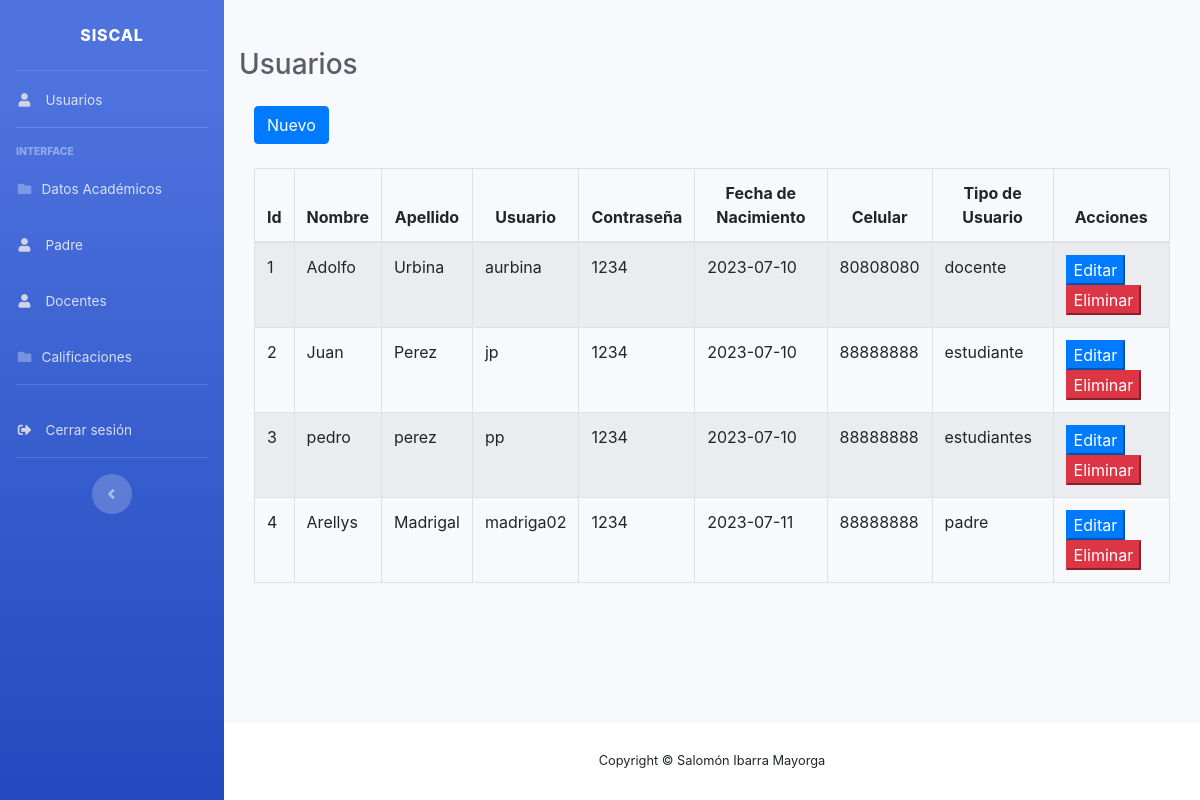
The page / (signed in) on the database its author committed.
### tables this page shows
CREATE TABLE `usuario` (
  `idUsuario` int NOT NULL AUTO_INCREMENT,
  `Pnombre` varchar(45) NOT NULL,
  `Papellido` varchar(45) NOT NULL,
  `Usuario` varchar(45) DEFAULT NULL,
  `Contra` varchar(45) DEFAULT NULL,
  `fecha_nacimiento` date NOT NULL,
  `Celular` varchar(45) DEFAULT NULL,
  `Tipo_usuario` varchar(45) NOT NULL,
  PRIMARY KEY (`idUsuario`)
);

### modelos/usuarios.php (called while the page is built, shortened)
<?php
include_once "gestion.bd.php";
class usuarios
{
    private $objeto;
    public function __construct(){
        $this->objeto = new conexion();
    }
    public function readUsuario(){
       return $this->objeto->consultar("select * from Usuario;");
    }
}

### modelos/gestion.bd.php (called while the page is built, shortened)
<?php
class conexion
{
    private $server;
    private $user;
    private $pwd;
    private $bd;
    function __construct()
    {
        $this->server = 'localhost';
        $this->user = 'root';
        $this->bd = 'isim_sc';
        $this->pwd = 'cookies';
    }
    public function conectar()
    {
        $this->mysqli = new mysqli($this->server, $this->user, $this->pwd, $this->bd);
        if ($this->mysqli->connect_errno) {
            echo "No se pudo conectar con la base de datos: " . $this->mysqli->connect_error;
            return 0;
        } else {
            return $this->mysqli;
        }
    }
    public function consultar($query)
    {
        $result = mysqli_query($this->conectar(), $query);
        return $result;
    }
}

### index.php (the view, shortened to what this page needs)
<?php
include_once "assets/cabecera.php";
include_once "modelos/usuarios.php";
?>
<div id="wrapper">
    <?php include_once "assets/menu.php"; ?>
    <div id="content-wrapper" class="d-flex flex-column">
        <div id="content">
            <div class="container-fluid">
                <div class="d-sm-flex align-items-center justify-content-between mb-4">
                    <h1 class="h3 mb-0 text-gray-800 mt-5">Usuarios</h1>
                </div>
                <div class="container">
                    <div class="row">
                        <div class="col-lg-12">
                            <button id="btnNuevo" class="btn btn-primary" data-toggle="modal" data-target="#modalCRUD">Nuevo</button>
                        </div>
                    </div>
                </div>
                <br>
                <div class="container">
                    <div class="row">
                        <div class="col-lg-12">
                            <div class="table-responsive">
                                <table id="tablaUsuario" class="table table-striped table-bordered table-condensed" style="width:100%">
                                    <thead class="text-center">
                                        <tr>
                                            <th>Id</th>
                                            <th>Nombre</th>
                                            <th>Apellido</th>
                                            <th>Usuario</th>
                                            <th>Contraseña</th>
                                            <th>Fecha de Nacimiento</th>
                                            <th>Celular</th>
                                            <th>Tipo de Usuario</th>
                                            <th>Acciones</th>
                                        </tr>
                                    </thead>
                                    <tbody>
                                        <?php
                                        $objeto = new usuarios();
                                        $consulta = $objeto->readUsuario();
                                        while ($dat = mysqli_fetch_array($consulta)) {
                                        ?>
                                            <tr>
                                                <td><?php echo $dat['idUsuario'] ?></td>
                                                <td><?php echo $dat['Pnombre'] ?></td>
                                                <td><?php echo $dat['Papellido'] ?></td>
                                                <td><?php echo $dat['Usuario'] ?></td>
                                                <td><?php echo $dat['Contra'] ?></td>
                                                <td><?php echo $dat['fecha_nacimiento'] ?></td>
                                                <td><?php echo $dat['Celular'] ?></td>
                                                <td><?php echo $dat['Tipo_usuario'] ?></td>
                                                <td>
                                                    <button class="btn-primary editarBtn" data-toggle="modal" data-target="#modalEditar" data-id="<?php echo $dat['idUsuario'] ?>">Editar</button>
                                                    <button class="btn-danger borrarBtn" data-id="<?php echo $dat['idUsuario'] ?>">Eliminar</button>
                                                </td>
                                            </tr>
                                        <?php
                                        }
                                        ?>
                                    </tbody>
                                </table>
                            </div>
                        </div>
                    </div>
                </div>
            </div>
        </div>
        <footer class="sticky-footer bg-white">
            <div class="container my-auto">
                <div class="copyright text-center my-auto">
                    <span>Copyright &copy; Salomón Ibarra Mayorga</span>
                </div>
            </div>
        </footer>
    </div>
</div>
<?php include_once "assets/footer.php"; ?>

### rows shown on the page
usuario: idUsuario "1", Pnombre "Adolfo", Papellido "Urbina", Usuario "aurbina", Contra "1234", fecha_nacimiento "2023-07-10", Celular "80808080", Tipo_usuario "docente"
usuario: idUsuario "2", Pnombre "Juan", Papellido "Perez", Usuario "jp", Contra "1234", fecha_nacimiento "2023-07-10", Celular "88888888", Tipo_usuario "estudiante"
usuario: idUsuario "3", Pnombre "pedro", Papellido "perez", Usuario "pp", Contra "1234", fecha_nacimiento "2023-07-10", Celular "88888888", Tipo_usuario "estudiantes"
usuario: idUsuario "4", Pnombre "Arellys", Papellido "Madrigal", Usuario "madriga02", Contra "1234", fecha_nacimiento "2023-07-11", Celular "88888888", Tipo_usuario "padre"
